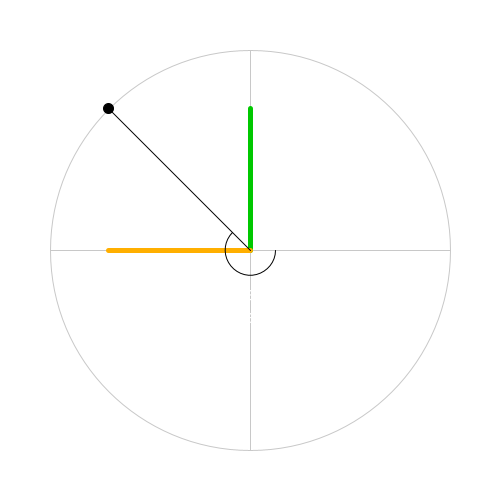
Frame 1 (no input)
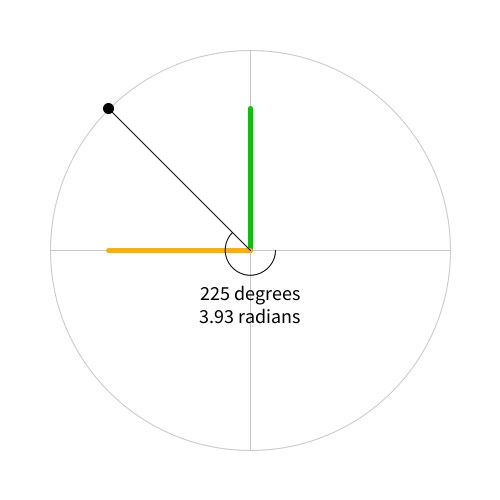
Frame 60 (the mouse pressed at the canvas centre just before this capture)
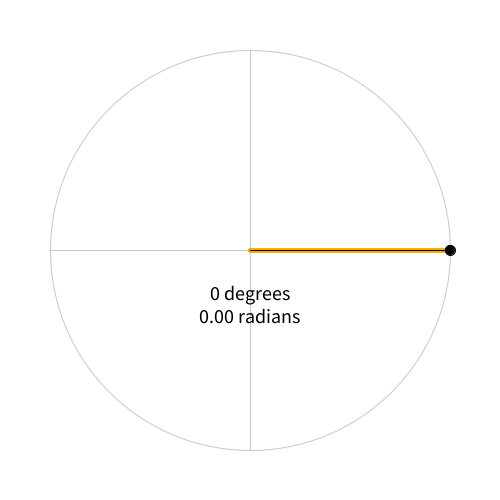
Frame 120 (the mouse held since frame 60 and released just before this capture)

The Processing sketch that drew these frames (run headless with seeded random() and noise(); from frame 60 on, the mouse is pressed at the canvas centre):

// Processing sketch: check_point3
// ── check_point3.pde
float centerX,centerY;
void setup() {
  size(500,500);
  centerX = width/2;
  centerY = height/2;
}

void draw() {
  background(255);
  drawGuide();
  float angle = atan2(mouseY-centerY, mouseX-centerX);
  float x = centerX+200*cos(angle);
  float y = centerY+200*sin(angle);
  angle = (angle+2*PI)%(2*PI);
  drawSinCos(x,y);
  stroke(0);
  arc(centerX,centerY,50,50,0,angle,OPEN);
  showDegrees(angle);
  line(centerX,centerY,x,y);
  fill(0);
  ellipse(x,y,10,10);
}

void drawGuide() {
  noFill();
  stroke(200);
  ellipse(centerX,centerY,400,400);
  line(centerX,centerY-200,centerX,centerY+200);
  line(centerX-200,centerY,centerX+200,centerY);
}

void drawSinCos(float x,float y) {
  strokeWeight(5);
  stroke(0,200,0);
  line(centerX,centerY,centerX,y);
  stroke(255,175,0);
  line(centerX,centerY,x,centerY);
  strokeWeight(1);
}

void showDegrees(float r) {
  float d = degrees(r);
  textAlign(CENTER);
  textSize(20);
  text(ceil(d)+" degrees\n"+nf(r,1,2)+" radians",
      centerX,
      centerY+50);
}
